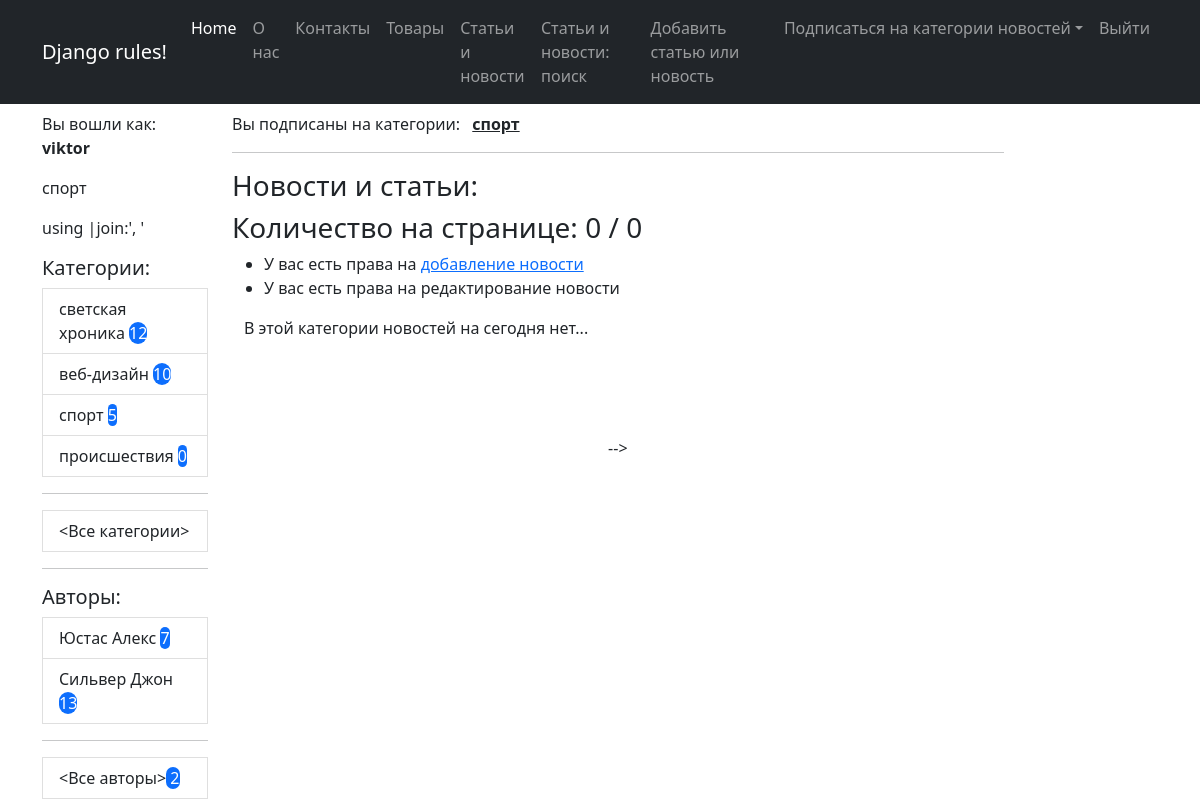
The app's page /category/42/ (signed in), older data.
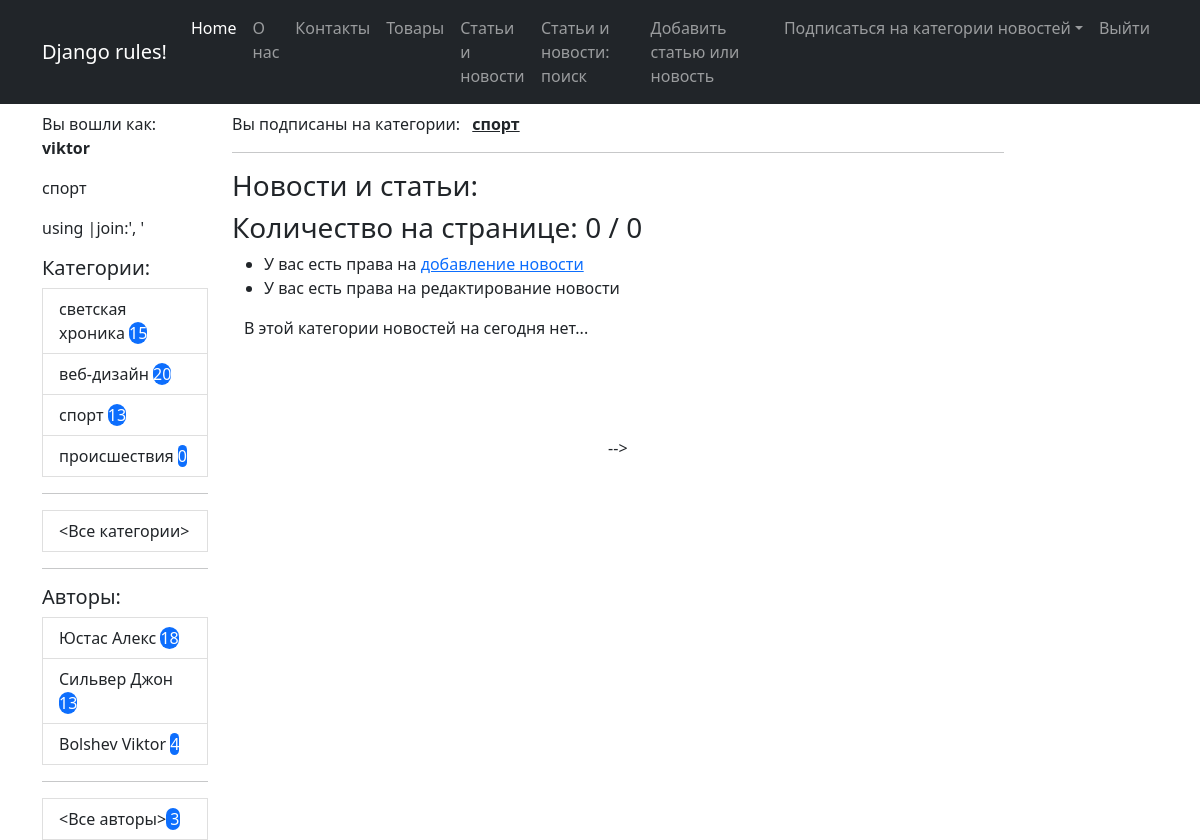
The same page, newer data.
### news/models.py (models this page shows, shortened)
class Category(m.Model):
    name = m.CharField(max_length=30, unique=True, verbose_name="Категория")
    user = m.ManyToManyField(User, through='UserCategory')
    def get_absolute_url(self):
        return reverse_lazy('news_by_cat', kwargs = {'pk':self.id})
    def __str__(self) -> str:
        return self.name
    class Meta:
        ordering = ['-name']
        verbose_name = "Категория"
        verbose_name_plural = 'Категории'

class Author(m.Model):
    user = m.OneToOneField(User, on_delete=m.CASCADE)
    rating = m.SmallIntegerField(default=0, verbose_name='Рейтинг')
    def get_absolute_url(self):
        return reverse_lazy('news_by_author', kwargs = {'pk':self.id})
    def __str__(self) -> str:
        return f"{self.user.last_name} {self.user.first_name}"

### news/views.py (the view)
# urls.py: path('category/<int:pk>/', NewsByCategory.as_view(), name='news_by_cat'),
class NewsByCategory(LoginRequiredMixin, CustomContextMixin, ListView):
    model = Post
    template_name = 'news/news.html'
    context_object_name = 'news'
    paginate_by = 3
    def get_queryset(self, **kwargs):
        qs = super().get_queryset(**kwargs)
        return qs.filter(categories=self.kwargs.get('pk'))

### news/views.py (called while the page is built)
    def get_context_data(self, **kwargs):
        news = Post.objects.filter(categories=self.kwargs.get('pk'))
        context = super().get_context_data(**kwargs)
        context['is_not_author'] = not self.request.user.groups.filter(name = 'authors').exists()
        context['categories'] = Category.objects.annotate(cnt=Count('post')) #.filter(cnt__gt=0)
        context['news_count'] = news.count
        context['authors'] = Author.objects.annotate(cnt=Count('post'))
        context['filter'] = NewsFilter(self.request.GET, queryset=self.get_queryset())
        authors_list = [a.user.last_name + ', ' + a.user.first_name for a in Author.objects.all()]
        context['authors_list'] = authors_list
        current_user = User.objects.get(pk=self.request.user.id)
        context['cats_by_user'] = current_user.category_set.all()
        return context

### news/templates/news/news.html (shortened to what this page needs)
{% extends 'flatpages/default.html' %}
{% load custom_filters %}
{% block content %}
    <hr>
    <h3>Новости и статьи:</h3>
    <h3>Количество на странице: {{ news|length }} / {{ news_count }}
    </h3>
    <ul>
        {% if perms.news.add_post %}
        <li>У вас есть права на <a href="{% url 'add_news' %}">добавление новоcти</a></li>
        {% endif %}
        {% if perms.news.change_post %}
        <li>У вас есть права на редактирование новости</li>
        {% endif %}
    </ul>
    <div class="container mt-10">
        {% for nws in page_obj %}
        <div class="row">
            <div class="card mb-3" style="width: 80rem;">
                <div class="card header">Категория:
                    <p>
                    {% for cat in nws.categories.all  %}
                        <a href="{{ cat.get_absolute_url }}" class="btn btn-secondary">{{ cat.name }}</a>
                    {% endfor %}
                </p>
                </div>
                <div class="card-body">
                    <h5 class="card-title text-center">
                    {{ nws.title|censor }}
                    </h5>
                    <h5>
                        Автор: <a href="{{ nws.author.get_absolute_url }}">{{ nws.author }}</a>
                    </h5>
                    <p class="card-text">{{ nws.content|censor|truncatewords:50 }}</p>
                    <a href="{{ nws.get_absolute_url }}" class="btn btn-primary">Подробности...</a> -->
                </div>
                <div class="card-footer">
                    {{ nws.created_dtm|date:'d.m.Y' }}: С момента опубликования прошло {{ nws.created_dtm|timesince }}
                </div>
              </div>
        </div>
        {% empty %}
                    <p class="card-text">В этой категории новостей на сегодня нет...</p>
        {% endfor %}
    </div>
{% endblock content %}

### templates/flatpages/default.html (shortened to what this page needs)
{% load static %}
{% load custom_filters %}
<!DOCTYPE html>
<html lang="en">
    <head>
        <link href="https://cdn.jsdelivr.net/npm/bootstrap@5.2.1/dist/css/bootstrap.min.css" rel="stylesheet">
        <link href="https://getbootstrap.com/docs/5.2/assets/css/docs.css" rel="stylesheet">
        <link href="{% static 'css/my_style.css' %}" rel="stylesheet" type="text/css">
    </head>
    <body>
        <nav class="navbar navbar-expand-lg navbar-dark bg-dark sticky-lg-top">
            <div class="container">
                <a class="navbar-brand" href="#">Django rules!</a>
                <div class="collapse navbar-collapse" id="navbarSupportedContent">
                    <ul class="navbar-nav ms-auto mb-2 mb-lg-0">
                        <li class="nav-item"><a class="nav-link active" aria-current="page" href="#">Home</a></li>
                        <li class="nav-item"><a class="nav-link" href="/pages/about/">О нас</a></li>
                        <li class="nav-item"><a class="nav-link" href="/pages/contact/">Контакты</a></li>
                        <li class="nav-item"><a class="nav-link" href="/products/">Товары</a></li>
                        <li class="nav-item"><a class="nav-link" href="{% url 'all_news' %}">Статьи и новости</a></li>
                        <li class="nav-item"><a class="nav-link" href="{% url 'search_news' %}">Статьи и новости: поиск</a></li>
                        {% if perms.news.add_post %}
                        <li class="nav-item"><a class="nav-link" href="{% url 'add_news' %}">Добавить статью или новость</a></li>
                        {% endif %}
                        <li class="nav-item dropdown">
                            <a class="nav-link dropdown-toggle" id="navbarDropdown" href="#" role="button" data-bs-toggle="dropdown" aria-expanded="false">
                                Подписаться на категории новостей</a>
                        </li>
                        <li class="nav-item"><a class="nav-link" href="/accounts/logout">Выйти</a></li>
                    </ul>
                </div>
            </div>
        </nav>
        <div class="container">
            <div class="row mt-2">
                <div class="col-lg-2">
                    <p>Вы вошли как: <b>{{ request.user.username }}</b>
                        <p>{{ cats_by_user|join:', '}}</p><span class="comment">using |join:', '</span>
                    </p>
                    <div class="list-group">
                        <h5>Категории:</h5>
                        <div class="col-lt-1">
                            {% for cat in categories %}
                            <a href="{{ cat.get_absolute_url }}" class="list-group-item list-group-item-action" aria-current="true">
                            {{ cat.name }} <span class="'badge rounded-pill text-bg-primary">{{ cat.cnt }}</span>
                            </a>
                            {% endfor %}
                            <hr>
                            <a href="{% url 'all_news' %}" class="list-group-item list-group-item-action" aria-current="true">
                                <Все категории>
                            </a>
                        </div>
                    </div>
                    <hr>
                        <h5>Авторы:</h5>
                            <div class="list-group">
                                <div class="col-lt-1">
                                    {% for auth in authors %}
                                    <a href="{{ auth.get_absolute_url }}" class="list-group-item list-group-item-action" aria-current="true">
                                    {{ auth }} <span class="'badge rounded-pill text-bg-primary">{{ auth.cnt }}</span>
                                    </a>
                                    {% endfor %}
                                    <hr>
                                    <a href="{% url 'all_news' %}" class="list-group-item list-group-item-action" aria-current="true">
                                        <Все авторы><span class="'badge rounded-pill text-bg-primary"> {{ authors.count }}</span>
                                    </a>
                                </div>
                            </div>
                </div>
                <div class="col-lg-10">
                    <p>Вы подписаны на категории:
                     <b>{% for cat in cats_by_user %}
                            &ensp;<a href="{{ cat.get_absolute_url }}" class="link-dark">{{ cat }}</a>&ensp;
                         {% endfor %}</b>
                    </p>
                    <div class="col-lg-10 text-start">
                        {% block content %}{% endblock content %}
            <div class="text-center mt-5">
                     -->
            </div>
        </div>
    </body>
</html>

### static/css/my_style.css (style rules this page uses)
body, p { background-color: "ccc"; }

Row changes from the older to the newer data that the page shows:
computed for Category "спорт": cnt "5" → "13"
computed for Category "светская хроника": cnt "12" → "15"
computed for Category "веб-дизайн": cnt "10" → "20"
computed for Author "Юстас Алекс": cnt "7" → "18"
added Author: user.first_name "Bolshev Viktor", cnt "4"
Text that changed along with them:
{{ authors.count }}: "2" → "3"
